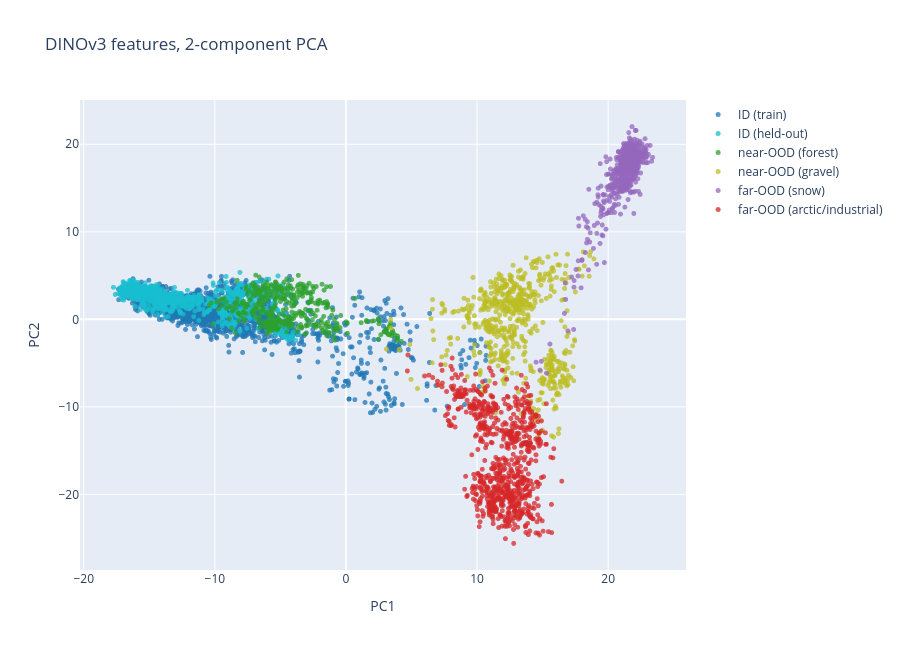

The code cell stored with this chart in its notebook:
### Code cell
fig = go.Figure()
for t in TIER_ORDER:
    m = tier == t
    fig.add_trace(go.Scattergl(
        x=p2[m, 0], y=p2[m, 1], mode="markers", name=TIER_LABEL[t],
        marker=dict(size=5, color=TIER_COLOR[t], opacity=0.75),
        text=[f"mission={mm}" for mm in mission[m]], hoverinfo="text+name",
    ))
fig.update_layout(title="DINOv3 features, 2-component PCA", xaxis_title="PC1", yaxis_title="PC2", height=650)
fig.show()

### Figure 1 — Plotly figure (JSON) as saved in the notebook; plotly's stock layout.template omitted (floating-point values rounded to 4 significant figures; data arrays with more than 128 entries replaced by an {"elided": "..."} marker saying what was removed)
{"data": [{"hoverinfo": "text+name", "marker": {"color": "#1f77b4", "opacity": 0.75, "size": 5}, "mode": "markers", "name": "ID (train)", "text": {"elided": "2000 str values"}, "type": "scattergl", "x": {"elided": "2000 float values"}, "y": {"elided": "2000 float values"}}, {"hoverinfo": "text+name", "marker": {"color": "#17becf", "opacity": 0.75, "size": 5}, "mode": "markers", "name": "ID (held-out)", "text": {"elided": "800 str values"}, "type": "scattergl", "x": {"elided": "800 float values"}, "y": {"elided": "800 float values"}}, {"hoverinfo": "text+name", "marker": {"color": "#2ca02c", "opacity": 0.75, "size": 5}, "mode": "markers", "name": "near-OOD (forest)", "text": {"elided": "400 str values"}, "type": "scattergl", "x": {"elided": "400 float values"}, "y": {"elided": "400 float values"}}, {"hoverinfo": "text+name", "marker": {"color": "#bcbd22", "opacity": 0.75, "size": 5}, "mode": "markers", "name": "near-OOD (gravel)", "text": {"elided": "600 str values"}, "type": "scattergl", "x": {"elided": "600 float values"}, "y": {"elided": "600 float values"}}, {"hoverinfo": "text+name", "marker": {"color": "#9467bd", "opacity": 0.75, "size": 5}, "mode": "markers", "name": "far-OOD (snow)", "text": {"elided": "600 str values"}, "type": "scattergl", "x": {"elided": "600 float values"}, "y": {"elided": "600 float values"}}, {"hoverinfo": "text+name", "marker": {"color": "#d62728", "opacity": 0.75, "size": 5}, "mode": "markers", "name": "far-OOD (arctic/industrial)", "text": {"elided": "800 str values"}, "type": "scattergl", "x": {"elided": "800 float values"}, "y": {"elided": "800 float values"}}], "layout": {"height": 650, "title": {"text": "DINOv3 features, 2-component PCA"}, "xaxis": {"title": {"text": "PC1"}}, "yaxis": {"title": {"text": "PC2"}}}}
